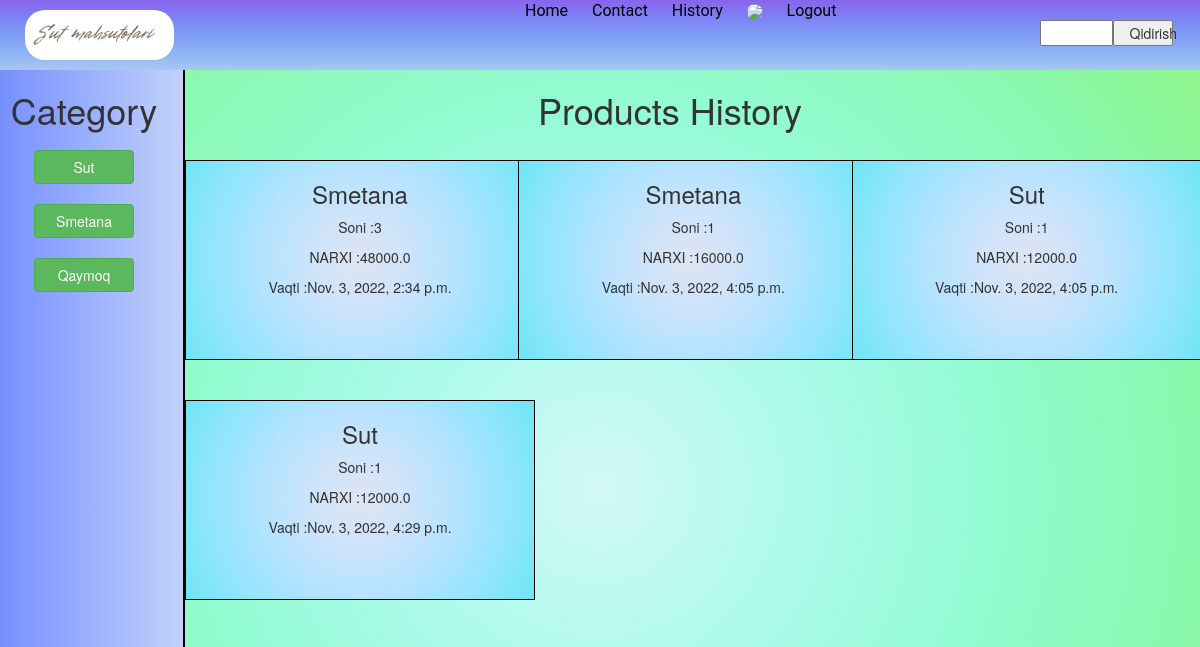
The app's page /history (signed in) with its own data.
### main_page/models.py (models this page shows, shortened)
class Category(models.Model):
    category_name = models.CharField(max_length=35)
    category_added_date = models.DateTimeField(auto_now_add=True)
    def __str__(self):
        return self.category_name

class Cart(models.Model):
    user_id = models.IntegerField()
    user = models.CharField(max_length=110)
    count = models.IntegerField()
    sum = models.FloatField()
    date = models.DateTimeField(auto_now_add=True)

### main_page/views.py (the view)
# urls.py: path('history', views.history),
def history(request):
    user_cart = models.Cart.objects.filter(user_id = request.user.id)
    all_category = models.Category.objects.all()
    return render(request, 'history.html', {'user_cart': user_cart, 'all_category': all_category})

### main_page/templates/history.html (shortened to what this page needs)
<!DOCTYPE html>
{% load static %}
<html lang="en">
<head>
     <link rel="stylesheet" href="https://maxcdn.bootstrapcdn.com/bootstrap/3.4.1/css/bootstrap.min.css">
</head>
<body>
  <div class="container-fluid header">
       <div class="row">
           <div class="col-lg-5 col-md-4 col-sm-3 col-xs-4">
               <img src="{% static 'images/logo.png' %}" alt="logo" class="logo" />
           </div>
          <div class="col-lg-7 col-md-8 col-sm-9 col-xs-8">
            <div class="row">
              <ul class="m-0 uls col-lg-9 col-md-8 col-sm-8 col-xs-12">
                 <li class="lis">
                   <a href="/" class="lia">Home</a>
                 </li>
                 <li  class="lis">
                  <a href="/contact" class="lia">Contact</a>
                 </li>
                 <li class="lis">
                   <a href="/history" class="lia">History</a>
                 </li>
                 <li class="lis">
                   <a href="/cart" class="lia"><img class="cartimg" src="https://encrypted-tbn0.gstatic.com/images?q=tbn:ANd9GcSYC-Iz4uNdM_XPgZ7H0tR1cr1GyQVlshbCSQ&usqp=CAU"></a>
                 </li>
                      {% if user.is_authenticated %}
                 <li class="lis">
                   <a href="/accounts/logout" class="lia">Logout</a>
                 </li>
                    {% endif %}
              </ul>
              <div class="col-lg-3 col-md-4 col-sm-4 col-xs-12 ">
                    <form action="/search" method="post" class="row searchs">
                        <input type="text" name="search_product" class="col-sm-6 col-xs-6">
                        <button class="col-sm-5 col-xs-6">Qidirish</button>
                    </form>
              </div>
            </div>
          </div>
       </div>
  </div>
  {% block content %}
    <div class="container-fluid">
        <div class="row">
            <div class="col-xs-4 col-lg-2 col-md-2 col-sm-3 row card cards">
                <h1>Category</h1>
                     {% for category in all_category %}
                <div class="col-sm-12 card acard">
                    <a href="/category/{{category}}" >
                     <button class="btn btn-success buttons">{{category}}</button>
                     </a>
                </div>
                {% endfor %}
            </div>
            <div class="col-xs-8 col-lg-10 col-md-10 col-sm-9 products">
                <h1>Products History</h1>
                <div class="row">
                          {% for history in user_cart %}
                    <div class="col-lg-4 col-md-6 col-sm-12 col-xs-12 card ">
                        <div class="cardproduct row">
                            <h3> {{history.user}}</h3>
                            <p>Soni :{{history.count}}</p>
                            <p>NARXI :{{history.sum}}</p>
                            <p>Vaqti :{{history.date}}</p>
                        </div>
                    </div>
                    {% endfor %}
                </div>
            </div>
        </div>
    </div>
    {% endblock content %}
</body>
</html>

### main_page/templates/history.html (style rules this page uses)
body { background-image: radial-gradient(circle, #d3f8f6, #aefaeb, #93fbd3, #89f9af, #91f482); }
.uls { list-style: none; }
.lis { display: inline-block; margin: 0 10px; }
.lia { color: black; text-decoration: none; font-size: 16px; font-family: Roboto; }
.logo { margin: 10px; height:50px; border-radius:20px; }
.cartimg { height:50px; border-radius:50%; }
.header { background-image: linear-gradient(to top, #a8c7f0, #8eb3f5, #7f9cf8, #7d82f5, #8764ec); padding:10px,0px; }
.searchs { margin:20px 0px; }
.cards { border-right:2px solid black; height:905px; background-image: linear-gradient(to left, #c3d1f9, #adc0fc, #98aefe, #849cff, #718aff); text-align: center; }
.products { text-align: center; }
.acard { margin-top:10px; }
.buttons { min-width: 100px; margin:0px 0px 10px 0px; }
.cardproduct { border:1px solid black; width:350px; margin:20px auto; background-image: radial-gradient(circle, #dfe4f2, #cde3fb, #b2e3ff, #92e5fe, #6ee6f4); min-height:200px; }

### records on screen
Category: category_name "Sut"
Category: category_name "Smetana"
Category: category_name "Qaymoq"
Cart: user "Smetana", count "3", sum "48000.0", date "Nov. 3, 2022, 2:34 p.m."
Cart: user "Smetana", count "1", sum "16000.0", date "Nov. 3, 2022, 4:05 p.m."
Cart: user "Sut", count "1", sum "12000.0", date "Nov. 3, 2022, 4:05 p.m."
Cart: user "Sut", count "1", sum "12000.0", date "Nov. 3, 2022, 4:29 p.m."
